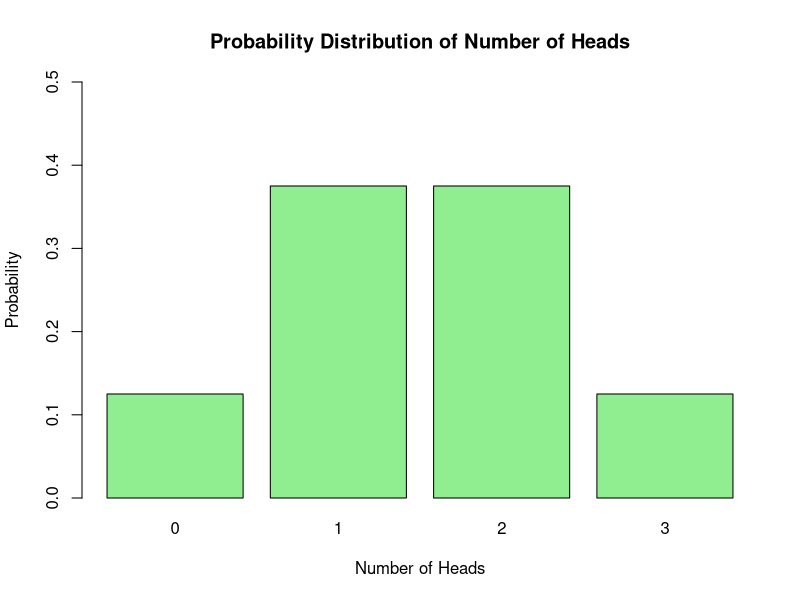

The R source for this figure:
#Page No.177
outcomes <- c(0, 1, 2, 3)  
probabilities <- c(1/8, 3/8, 3/8, 1/8)  

prob_dist <- data.frame(Number_of_Heads = outcomes, Probability = probabilities)
print(prob_dist)

barplot(probabilities, names.arg = outcomes, col = "lightgreen",
        main = "Probability Distribution of Number of Heads",
        xlab = "Number of Heads", ylab = "Probability",
        ylim = c(0, 0.5))  # Set y-axis limit to 0.5
